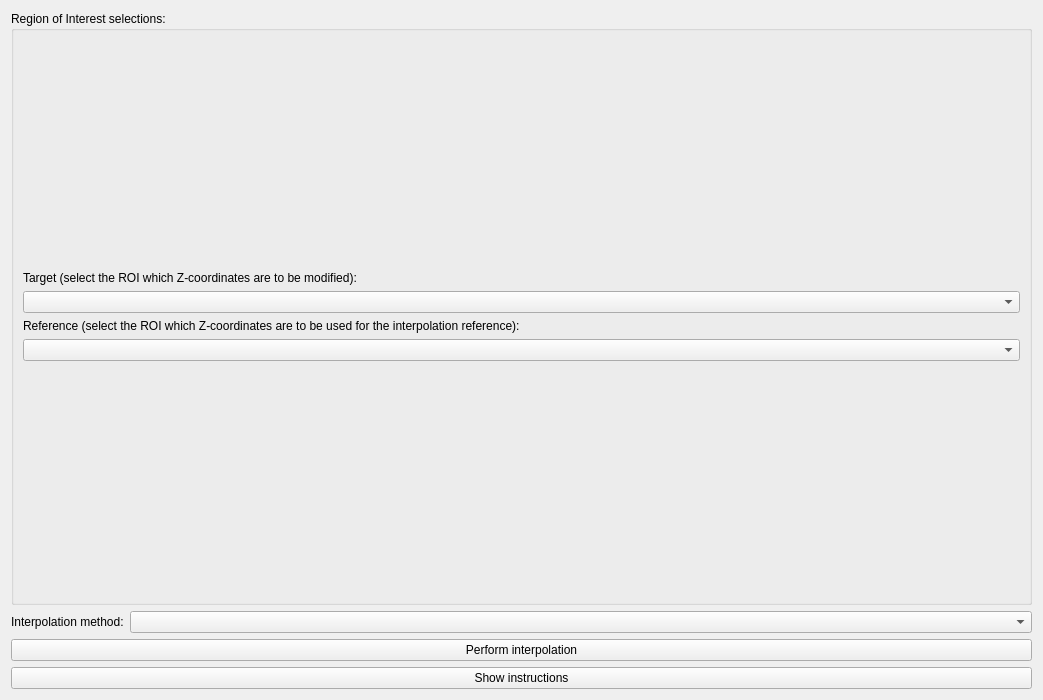
<?xml version="1.0" encoding="UTF-8"?>
<ui version="4.0">
 <class>zInterpolate</class>
 <widget class="QWidget" name="zInterpolate">
  <property name="geometry">
   <rect>
    <x>0</x>
    <y>0</y>
    <width>1043</width>
    <height>700</height>
   </rect>
  </property>
  <property name="windowTitle">
   <string>Form</string>
  </property>
  <layout class="QVBoxLayout" name="verticalLayout_2">
   <item>
    <layout class="QVBoxLayout" name="main_layout">
     <item>
      <widget class="QGroupBox" name="groupBox">
       <property name="title">
        <string>Region of Interest selections:</string>
       </property>
       <layout class="QVBoxLayout" name="verticalLayout_4">
        <item>
         <layout class="QVBoxLayout" name="verticalLayout_3">
          <item>
           <widget class="QLabel" name="label_2">
            <property name="sizePolicy">
             <sizepolicy hsizetype="Preferred" vsizetype="Fixed">
              <horstretch>0</horstretch>
              <verstretch>0</verstretch>
             </sizepolicy>
            </property>
            <property name="text">
             <string>Target (select the ROI which Z-coordinates are to be modified):</string>
            </property>
           </widget>
          </item>
          <item>
           <widget class="QComboBox" name="combo_target"/>
          </item>
          <item>
           <widget class="QLabel" name="label_3">
            <property name="sizePolicy">
             <sizepolicy hsizetype="Preferred" vsizetype="Fixed">
              <horstretch>0</horstretch>
              <verstretch>0</verstretch>
             </sizepolicy>
            </property>
            <property name="text">
             <string>Reference (select the ROI which Z-coordinates are to be used for the interpolation reference):</string>
            </property>
           </widget>
          </item>
          <item>
           <widget class="QComboBox" name="combo_reference"/>
          </item>
         </layout>
        </item>
       </layout>
      </widget>
     </item>
     <item>
      <layout class="QHBoxLayout" name="horizontalLayout">
       <item>
        <widget class="QLabel" name="label">
         <property name="sizePolicy">
          <sizepolicy hsizetype="Fixed" vsizetype="Fixed">
           <horstretch>0</horstretch>
           <verstretch>0</verstretch>
          </sizepolicy>
         </property>
         <property name="text">
          <string>Interpolation method:</string>
         </property>
        </widget>
       </item>
       <item>
        <widget class="QComboBox" name="combo_interpMethod"/>
       </item>
      </layout>
     </item>
     <item>
      <widget class="QPushButton" name="btn_performInterp">
       <property name="text">
        <string>Perform interpolation</string>
       </property>
      </widget>
     </item>
     <item>
      <widget class="QPushButton" name="btn_instruction">
       <property name="text">
        <string>Show instructions</string>
       </property>
      </widget>
     </item>
    </layout>
   </item>
  </layout>
 </widget>
 <resources/>
 <connections/>
</ui>
